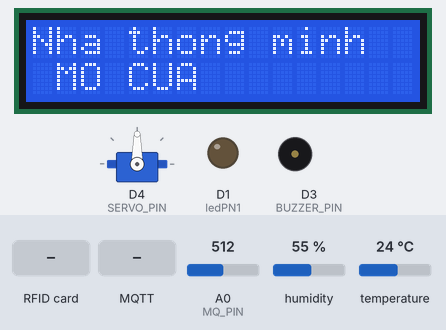
Bench run of a sketch on a simulated ESP8266 (NodeMCU). Parts: 16×2 character LCD, servo, output pins drawn as LEDs (lit = HIGH), buzzer (waves = sounding). The test bench sets the inputs (shaded band); at power-on: A0 (MQ_PIN) = 512, humidity 55 %, temperature 24 °C. WiFi joins after 1.5 s; servers stay silent unless stated; random numbers use the default seed unless the sketch sets one; no MQTT or app messages arrive unless stated; what the sketch prints to the serial monitor is not drawn.

Above: at 8.9 s.
9.0 s: RFID card C3 C1 D0 0D held to the reader
At 11.8 s:
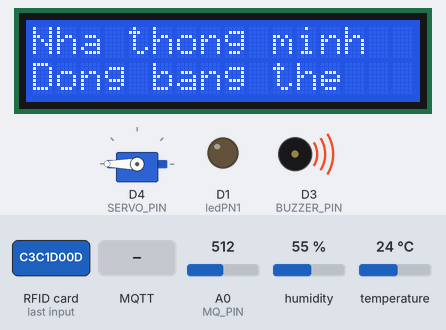
12.1 s: MQTT message "Closed" arrives on the first subscribed topic
At 14.8 s:
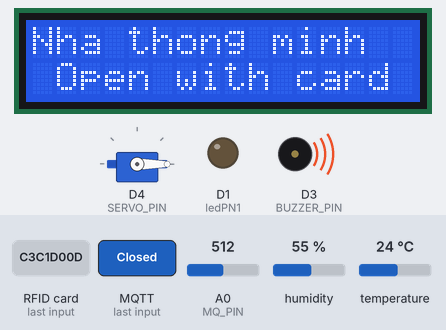
15.1 s: RFID card 5E 7A 19 C4 held to the reader
At 17.6 s:
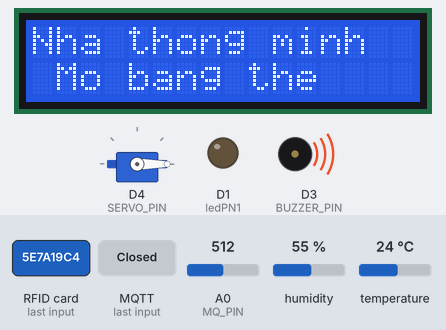
18.1 s: MQTT message "Opened" arrives on the first subscribed topic
At 20.7 s:
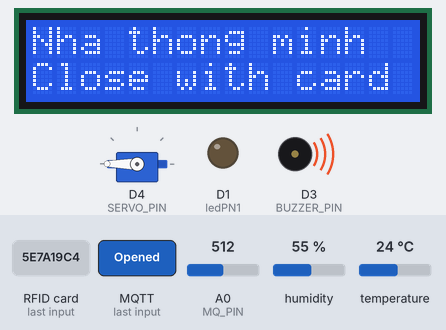
21.1 s: RFID card C3 C1 D0 0D held to the reader
At 22.5 s:
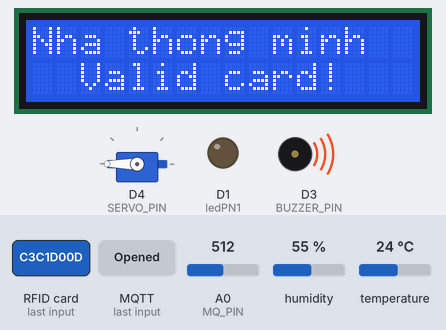
25.2 s: A0 (MQ_PIN) set to 740
28.4 s: A0 (MQ_PIN) set to 756
At 31.43 s:
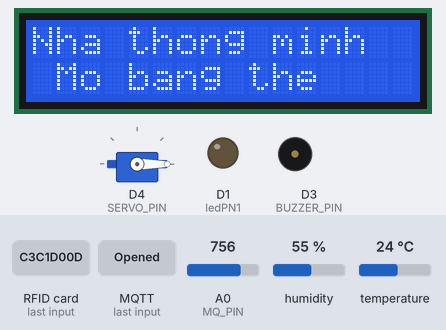
Timing chart, 0 to 38.8 s (numbered marks = the images above; inputs shaded):
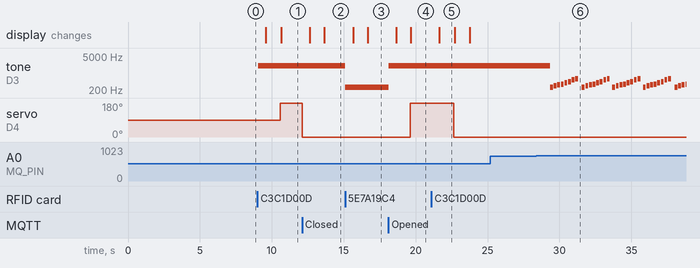

The sketch:

sketch_nov22a.ino
```cpp
#include <SPI.h>
#include <MFRC522.h>
#include <Servo.h>
#include <ESP8266WiFi.h>
#include <DHTesp.h>
#include <ArduinoJson.h>
#include <PubSubClient.h>
#include <WiFiClientSecure.h>
#include <Wire.h>
#include <LiquidCrystal_I2C.h>
/************* WiFi and MQTT Settings *************/
const char* ssid = " ";
const char* password = " ";
const char* mqtt_server = " .s2.eu.hivemq.cloud";
const char* mqtt_username = " ";
const char* mqtt_password = " ";
const int mqtt_port = 8883;

WiFiClientSecure espClient;
PubSubClient client(espClient);

/************* DHT11 Sensor Settings *************/
#define DHTpin 18  // Set DHT pin as GPIO2
DHTesp dht;

/************* Servo Settings *************/
#define SERVO_PIN D4
Servo myServo;
bool isServoTurned = false;
bool isDoorClosed = false;

/************************Hardware Related Macros************************************/
const int MQ_PIN = A0;             // define which analog input channel you are going to use
int RL_VALUE = 5;                  // define the load resistance on the board, in kilo ohms
float RO_CLEAN_AIR_FACTOR = 9.83;  // RO_CLEAR_AIR_FACTOR = (Sensor resistance in clean air) / RO

/***********************Software Related Macros************************************/
int CALIBARAION_SAMPLE_TIMES = 10;      // define how many samples you are going to take in the calibration phase
int CALIBRATION_SAMPLE_INTERVAL = 500;  // define the time interval (in milliseconds) between each sample in the calibration phase
int READ_SAMPLE_INTERVAL = 10;          // define how many samples you are going to take in normal operation
int READ_SAMPLE_TIMES = 5;              // define the time interval (in milliseconds) between each sample in normal operation

/**********************Application Related Macros**********************************/
#define GAS_LPG 0

/*****************************Globals***********************************************/
float LPGCurve[3] = { 2.3, 0.21, -0.47 };
float Ro = 10;  // Ro is initialized to 10 kilo ohms

/************* Gas Sensor Settings *************/
#define BUZZER_PIN D3
#define GAS_THRESHOLD 500

/************* RFID Settings *************/
#define SS_PIN D8
#define RST_PIN D0

MFRC522 rfid(SS_PIN, RST_PIN);
MFRC522::MIFARE_Key key;
byte nuidPICC[4];
// Mã thẻ cố định muốn kiểm tra
//byte expectedUID[] = { 0xC3, 0xC1, 0xD0, 0x0D };
/************* RFID Settings *************/
#define MAX_VALID_CARDS 5

// Array to store valid UIDs
byte validUIDs[MAX_VALID_CARDS][4] = {
  { 0xC3, 0xC1, 0xD0, 0x0D },  // Add more UIDs as needed
  // {Next UID},
  // ...
};
// Function to check if the scanned card's UID is valid
bool isValidCard(byte* scannedUID) {
  for (int i = 0; i < MAX_VALID_CARDS; i++) {
    if (memcmp(scannedUID, validUIDs[i], sizeof(validUIDs[i])) == 0) {
      return true;  // Valid card found
    }
  }
  return false;  // Scanned card is not in the list of valid cards
}
/************* Common Settings *************/
const int ledPN1 = 5;
unsigned long lastGasCheckTime = 0;
const int gasCheckInterval = 1000;

LiquidCrystal_I2C lcd(0x27, 16, 2);  //Thiết lập địa chỉ và loại LCD
String str2 = "MO CUA";

/****** root certificate *********/

static const char* root_ca PROGMEM = R"EOF(
-----BEGIN CERTIFICATE-----
MIIFazCCA1OgAwIBAgIRAIIQz7DSQONZRGPgu2OCiwAwDQYJKoZIhvcNAQELBQAw
TzELMAkGA1UEBhMCVVMxKTAnBgNVBAoTIEludGVybmV0IFNlY3VyaXR5IFJlc2Vh
cmNoIEdyb3VwMRUwEwYDVQQDEwxJU1JHIFJvb3QgWDEwHhcNMTUwNjA0MTEwNDM4
WhcNMzUwNjA0MTEwNDM4WjBPMQswCQYDVQQGEwJVUzEpMCcGA1UEChMgSW50ZXJu
ZXQgU2VjdXJpdHkgUmVzZWFyY2ggR3JvdXAxFTATBgNVBAMTDElTUkcgUm9vdCBY
MTCCAiIwDQYJKoZIhvcNAQEBBQADggIPADCCAgoCggIBAK3oJHP0FDfzm54rVygc
h77ct984kIxuPOZXoHj3dcKi/vVqbvYATyjb3miGbESTtrFj/RQSa78f0uoxmyF+
0TM8ukj13Xnfs7j/EvEhmkvBioZxaUpmZmyPfjxwv60pIgbz5MDmgK7iS4+3mX6U
A5/TR5d8mUgjU+g4rk8Kb4Mu0UlXjIB0ttov0DiNewNwIRt18jA8+o+u3dpjq+sW
T8KOEUt+zwvo/7V3LvSye0rgTBIlDHCNAymg4VMk7BPZ7hm/ELNKjD+Jo2FR3qyH
B5T0Y3HsLuJvW5iB4YlcNHlsdu87kGJ55tukmi8mxdAQ4Q7e2RCOFvu396j3x+UC
B5iPNgiV5+I3lg02dZ77DnKxHZu8A/lJBdiB3QW0KtZB6awBdpUKD9jf1b0SHzUv
KBds0pjBqAlkd25HN7rOrFleaJ1/ctaJxQZBKT5ZPt0m9STJEadao0xAH0ahmbWn
OlFuhjuefXKnEgV4We0+UXgVCwOPjdAvBbI+e0ocS3MFEvzG6uBQE3xDk3SzynTn
jh8BCNAw1FtxNrQHusEwMFxIt4I7mKZ9YIqioymCzLq9gwQbooMDQaHWBfEbwrbw
qHyGO0aoSCqI3Haadr8faqU9GY/rOPNk3sgrDQoo//fb4hVC1CLQJ13hef4Y53CI
rU7m2Ys6xt0nUW7/vGT1M0NPAgMBAAGjQjBAMA4GA1UdDwEB/wQEAwIBBjAPBgNV
HRMBAf8EBTADAQH/MB0GA1UdDgQWBBR5tFnme7bl5AFzgAiIyBpY9umbbjANBgkq
hkiG9w0BAQsFAAOCAgEAVR9YqbyyqFDQDLHYGmkgJykIrGF1XIpu+ILlaS/V9lZL
ubhzEFnTIZd+50xx+7LSYK05qAvqFyFWhfFQDlnrzuBZ6brJFe+GnY+EgPbk6ZGQ
3BebYhtF8GaV0nxvwuo77x/Py9auJ/GpsMiu/X1+mvoiBOv/2X/qkSsisRcOj/KK
NFtY2PwByVS5uCbMiogziUwthDyC3+6WVwW6LLv3xLfHTjuCvjHIInNzktHCgKQ5
ORAzI4JMPJ+GslWYHb4phowim57iaztXOoJwTdwJx4nLCgdNbOhdjsnvzqvHu7Ur
TkXWStAmzOVyyghqpZXjFaH3pO3JLF+l+/+sKAIuvtd7u+Nxe5AW0wdeRlN8NwdC
jNPElpzVmbUq4JUagEiuTDkHzsxHpFKVK7q4+63SM1N95R1NbdWhscdCb+ZAJzVc
oyi3B43njTOQ5yOf+1CceWxG1bQVs5ZufpsMljq4Ui0/1lvh+wjChP4kqKOJ2qxq
4RgqsahDYVvTH9w7jXbyLeiNdd8XM2w9U/t7y0Ff/9yi0GE44Za4rF2LN9d11TPA
mRGunUHBcnWEvgJBQl9nJEiU0Zsnvgc/ubhPgXRR4Xq37Z0j4r7g1SgEEzwxA57d
emyPxgcYxn/eR44/KJ4EBs+lVDR3veyJm+kXQ99b21/+jh5Xos1AnX5iItreGCc=
-----END CERTIFICATE-----
)EOF";

/************* Helper Functions *************/
void setup_wifi() {
  delay(10);
  Serial.print("\nConnecting to ");
  Serial.println(ssid);

  WiFi.mode(WIFI_STA);
  WiFi.begin(ssid, password);

  while (WiFi.status() != WL_CONNECTED) {
    delay(500);
    Serial.print(".");
  }
  randomSeed(micros());
  Serial.println("\nWiFi connected\nIP address: ");
  Serial.println(WiFi.localIP());
}

void reconnect() {
  while (!client.connected()) {
    Serial.print("Attempting MQTT connection...");
    String clientId = "ESP8266Client-";
    clientId += String(random(0xffff), HEX);

    if (client.connect(clientId.c_str(), mqtt_username, mqtt_password)) {
      Serial.println("connected");

      client.subscribe("SMH-001/door_state/MAIN_DOOR");


    } else {
      Serial.print("failed, rc=");
      Serial.print(client.state());
      Serial.println(" try again in 5 seconds");
      delay(5000);
    }
  }
}

void callback(char* topic, byte* payload, unsigned int length) {
  String incomingMessage = "";
  for (int i = 0; i < length; i++) {
    incomingMessage += (char)payload[i];
  }

  Serial.println("Thông điệp đã đến [" + String(topic) + "] " + incomingMessage);

  // So sánh chủ đề nhận được với các định dạng dự kiến
  if (strcmp(topic, "NodeMCU/PN1/light_state") == 0) {
    // Xử lý khi nhận được thông điệp từ phòng ngủ PN1
    if (incomingMessage.equals("1")) {
      digitalWrite(ledPN1, HIGH);  // Thay thế 'ledPN1' bằng tên chính xác của đèn trong phòng ngủ PN1
    } else {
      digitalWrite(ledPN1, LOW);
    }
  }
    // Xử lý cho chủ đề điều khiển cửa
  if (strcmp(topic, "SMH-001/door_state/MAIN_DOOR") == 0) {

    if (incomingMessage.equals("Opened")) {
      if (isDoorClosed) {
        activateBuzzer();
        lcd.setCursor(0, 1);
        lcd.print("                ");
        lcd.setCursor(4, 1);
        lcd.print("Is open!");
        delay(1000);
        isServoTurned = !isServoTurned;
        myServo.write(180);  // Mở cửa khi có yêu cầu và cửa đang đóng

        isDoorClosed = false;  // Cập nhật trạng thái cửa là đã mở
        lcd.setCursor(0, 1);
        lcd.print("                ");
        //scrollMessage(1, str2, 250, 16);
        lcd.setCursor(0, 1);
        lcd.print("Close with card");
      } else {
        activateBuzzer();
        Serial.println("Cua dang mo hoac da duoc mo boi yeu cau truoc do");
      }
    } else if (incomingMessage.equals("Closed")) {
      if (!isDoorClosed) {

        isServoTurned = !isServoTurned;
        myServo.write(0);  // Đóng cửa khi có yêu cầu và cửa đang mở
        activateBuzzer();
        isDoorClosed = true;  // Cập nhật trạng thái cửa là đã đóng
        lcd.setCursor(0, 1);
        lcd.print("                ");
        lcd.setCursor(3, 1);
        lcd.print("Closed!");
        delay(1000);

        lcd.setCursor(0, 1);
        lcd.print("                ");
        //scrollMessage(1, str2, 250, 16);
        lcd.setCursor(1, 1);
        lcd.print("Open with card");
      } else {
        activateBuzzer();
        Serial.println("Cua dang dong hoac da duoc dong boi yeu cau truoc do");
      }
    } else {
      Serial.println("Lenh khong hop le cho cua");
    }
  }
}


void publishMessage(const char* topic, String payload, boolean retained) {
  if (client.publish(topic, payload.c_str(), true))
    Serial.println("Message publised [" + String(topic) + "]: " + payload);
}

void activateFireAlarm() {
  // Giai điệu cảnh báo cháy
  int fireMelody[] = { 262, 294, 330, 349, 392, 440, 523, 587 };

  // Thời lượng tương ứng với mỗi nốt nhạc (milliseconds)
  int noteDurations[] = { 200, 200, 200, 200, 200, 200, 200, 200 };

  // Chạy qua mỗi nốt nhạc trong giai điệu
  for (int i = 0; i < 8; i++) {
    int noteDuration = noteDurations[i];
    tone(BUZZER_PIN, fireMelody[i], noteDuration);

    // Đợi một khoảng thời gian trước khi chuyển sang nốt nhạc tiếp theo
    delay(noteDuration + 50);

    // Tắt còi
    noTone(BUZZER_PIN);
  }
}


void activateBuzzer() {
  tone(BUZZER_PIN, 2000);
  delay(500);
  noTone(BUZZER_PIN);
}
void activateBuzzer2() {
  tone(BUZZER_PIN, 262);
  delay(500);
  noTone(BUZZER_PIN);
}
void scrollMessage(int row, String message, int delayTime, int totalColumns) {
  for (int i = 0; i < totalColumns; i++) {
    message = " " + message;
  }
  message = message + " ";
  for (int position = 0; position < message.length(); position++) {
    lcd.setCursor(0, row);
    lcd.print(message.substring(position, position - totalColumns));
    delay(delayTime);
  }
}

void setup() {
  pinMode(BUZZER_PIN, OUTPUT);
  digitalWrite(BUZZER_PIN, LOW);

  dht.setup(DHTpin, DHTesp::DHT11);
  pinMode(ledPN1, OUTPUT);
  Serial.begin(9600);

  Wire.begin(D2, D1);             //Thiết lập chân kết nối I2C (SDA,SCL);
  lcd.init();                     //Khởi tạo LCD
  lcd.clear();                    //Xóa màn hình
  lcd.backlight();                //Bật đèn nền
  lcd.setCursor(0, 0);            //Đặt vị trí muốn hiển thị ô thứ 1 trên dòng 1
  lcd.write(0);                   //Ghi byte 0 ra vị trí ô thứ 1 trên dòng 1
  lcd.setCursor(0, 0);            //Đặt vị trí ở ô thứ 3 trên dòng 1
  lcd.print("Nha thong minh");  //Ghi đoạn text "Welcom to"
  lcd.setCursor(1, 1);            //Đặt vị trí ở ô thứ 1 trên dòng 2
  //scrollMessage(1, str2, 250, 16);
  lcd.print(str2);
  while (!Serial) delay(1);
  setup_wifi();
  delay(1000);
  Ro = MQCalibration(MQ_PIN);

#ifdef ESP8266
  espClient.setInsecure();
#else
  espClient.setCACert(root_ca);
#endif

  client.setServer(mqtt_server, mqtt_port);
  client.setCallback(callback);

  SPI.begin();
  rfid.PCD_Init();
  Serial.println();
  Serial.print(F("Reader: "));
  rfid.PCD_DumpVersionToSerial();

  for (byte i = 0; i < 6; i++) {
    key.keyByte[i] = 0xFF;
  }
  Serial.println();
  Serial.println(F("This code scans the MIFARE Classic NUID."));
  Serial.print(F("Using the following key: "));
  printHex(key.keyByte, MFRC522::MF_KEY_SIZE);

  myServo.attach(SERVO_PIN);
}
void printHex(byte* buffer, byte bufferSize) {
  for (byte i = 0; i < bufferSize; i++) {
    Serial.print(buffer[i] < 0x10 ? " 0" : " ");
    Serial.print(buffer[i], HEX);
  }
  Serial.println();
}
void printDec(byte* buffer, byte bufferSize) {
  for (byte i = 0; i < bufferSize; i++) {
    Serial.print(buffer[i] < 0x10 ? " 0" : " ");
    Serial.print(buffer[i], DEC);
  }
  Serial.println();
}

unsigned long lastDHTReadTime = 0;
const int dhtReadInterval = 5000;  // Đọc dữ liệu DHT mỗi 5 giây
bool gasAlertSent = false;

void publishDoorEvent(bool isOpen, String cardID) {
  DynamicJsonDocument doorEvent(128);
  doorEvent["home_id"] = "SMH-001";
  doorEvent["door_id"] = "MAIN_DOOR";
  doorEvent["status"] = isOpen ? "Opened" : "Closed";
  doorEvent["card_id"] = cardID;
  char doorEventMessage[128];
  serializeJson(doorEvent, doorEventMessage);
  publishMessage("door_data", doorEventMessage, true);
}

void loop() {
  if (!client.connected()) reconnect();
  client.loop();

  unsigned long loopMillis = millis();  // Thay đổi tên biến thành loopMillis

  if (loopMillis - lastDHTReadTime >= dhtReadInterval) {
    lastDHTReadTime = loopMillis;

    float humidity = dht.getHumidity();
    float temperature = dht.getTemperature();

    DynamicJsonDocument doc(1024);
    doc["home_id"] = "SMH-001";
    doc["dhtid"] = "DHT11_S";
    doc["humidity"] = humidity;
    doc["temperature"] = temperature;

    char mqtt_message[128];
    serializeJson(doc, mqtt_message);
    publishMessage("DHT11_data", mqtt_message, true);
  }

  unsigned long currentMillis = millis();

  if (currentMillis - lastGasCheckTime >= gasCheckInterval) {
    lastGasCheckTime = currentMillis;

    int gasValue = analogRead(A0);
    long iPPM_LPG = 0;

    iPPM_LPG = MQGetGasPercentage(MQRead(MQ_PIN) / Ro, GAS_LPG);
    Serial.print("LPG Concentration: ");
    Serial.print(iPPM_LPG);
    Serial.println(" ppm");
    if (iPPM_LPG > 0) {
      activateFireAlarm();

      // Gửi thông báo lên cloud nếu chưa gửi trước đó
      if (!gasAlertSent) {
        DynamicJsonDocument gasAlert(1024);
        gasAlert["home_id"] = "SMH-001";
        gasAlert["gas_sensor_id"] = "GAS_SENSOR_S";
        gasAlert["value"] = iPPM_LPG;
        gasAlert["gasStatus"] = "1";
        char gasAlertMessage[128];
        serializeJson(gasAlert, gasAlertMessage);

        publishMessage("gas_data", gasAlertMessage, true);

        // Đánh dấu là đã gửi thông báo để tránh gửi liên tục
        gasAlertSent = true;
      } else {
        // Reset trạng thái đã gửi khi giá trị gas quay về bình thường
        DynamicJsonDocument gasData(128);
        gasData["home_id"] = "SMH-001";
        gasData["gas_sensor_id"] = "GAS_SENSOR_S";
        gasData["value"] = iPPM_LPG;
        gasData["gasStatus"] = "0";
        char gasMessage[128];
        serializeJson(gasData, gasMessage);

        publishMessage("gas_data", gasMessage, true);
      }

    } else {
      // Reset trạng thái đã gửi khi giá trị gas quay về bình thường
      DynamicJsonDocument gasData(128);
      gasData["home_id"] = "SMH-001";
      gasData["gas_sensor_id"] = "GAS_SENSOR_S";
      gasData["value"] = iPPM_LPG;
      gasData["gasStatus"] = "0";
      char gasMessage[128];
      serializeJson(gasData, gasMessage);

      publishMessage("gas_data", gasMessage, true);
      gasAlertSent = false;
    }
  }

  if (!rfid.PICC_IsNewCardPresent())
    return;

  if (!rfid.PICC_ReadCardSerial())
    return;

  Serial.print(F("PICC type: "));
  MFRC522::PICC_Type piccType = rfid.PICC_GetType(rfid.uid.sak);
  Serial.println(rfid.PICC_GetTypeName(piccType));

  if (piccType != MFRC522::PICC_TYPE_MIFARE_MINI && piccType != MFRC522::PICC_TYPE_MIFARE_1K && piccType != MFRC522::PICC_TYPE_MIFARE_4K) {
    Serial.println(F("Your tag is not of type MIFARE Classic."));
    return;
  }

  // Kiểm tra xem UID của thẻ có khớp với mã thẻ cố định không
  if (isValidCard(rfid.uid.uidByte)) {
    Serial.println(F("Correct card detected."));
    activateBuzzer();
    lcd.setCursor(0, 1);
    lcd.print("                ");
    lcd.setCursor(2, 1);
    lcd.print("Valid card!");
    delay(1000);

    String cardID = "";
    for (byte i = 0; i < 4; i++) {
      cardID += String(rfid.uid.uidByte[i], HEX);
    }
    // Chuyển trạng thái của servo
    isServoTurned = !isServoTurned;

    // Điều khiển servo dựa trên trạng thái của isServoTurned
    if (isServoTurned) {
      myServo.write(180);
      isDoorClosed = false;
      publishDoorEvent(true, cardID);  // Góc 180 độ
    } else {
      myServo.write(0);
      isDoorClosed = true;
      publishDoorEvent(false, cardID);  // Góc 0 độ
      lcd.setCursor(0, 1);
      lcd.print("                ");
      lcd.setCursor(3, 1);
      lcd.print("DA DONG!");
      delay(1000);
    }
  } else {
    activateBuzzer2();
    Serial.println(F("Incorrect card detected."));
    lcd.setCursor(0, 1);
    lcd.print("                ");
    lcd.setCursor(1, 1);
    lcd.print("Invalid card!");
    delay(1000);
  }
  if (isDoorClosed) {
    str2 = "Mo bang the";
    lcd.setCursor(0, 1);
    lcd.print("                ");
    //scrollMessage(1, str2, 250, 16);
    lcd.setCursor(1, 1);
    lcd.print(str2);

  } else {
    str2 = "Dong bang the";
    lcd.setCursor(0, 1);
    lcd.print("                ");
    lcd.setCursor(0, 1);
    lcd.print(str2);
  }


  // Lưu trữ UID cho lần quét tiếp theo
  memcpy(nuidPICC, rfid.uid.uidByte, sizeof(nuidPICC));

  // Halt PICC
  rfid.PICC_HaltA();

  // Stop encryption on PCD
  rfid.PCD_StopCrypto1();
  delay(500);
}

float MQResistanceCalculation(int raw_adc) {
  return (((float)RL_VALUE * (1023 - raw_adc) / raw_adc));
}

/***************************** MQCalibration ****************************************
Input:   mq_pin - analog channel
Output:  Ro of the sensor
Remarks: This function assumes that the sensor is in clean air. It uses
         MQResistanceCalculation to calculate the sensor resistance in clean air
         and then divides it by RO_CLEAN_AIR_FACTOR. RO_CLEAN_AIR_FACTOR is about
         10, which differs slightly between different sensors.
************************************************************************************/
float MQCalibration(int mq_pin) {
  int i;
  float val = 0;

  for (i = 0; i < CALIBARAION_SAMPLE_TIMES; i++) {
    val += MQResistanceCalculation(analogRead(mq_pin));
    delay(CALIBRATION_SAMPLE_INTERVAL);
  }
  val = val / CALIBARAION_SAMPLE_TIMES;
  val = val / RO_CLEAN_AIR_FACTOR;

  return val;
}

/*****************************  MQRead *********************************************
Input:   mq_pin - analog channel
Output:  Rs of the sensor
Remarks: This function uses MQResistanceCalculation to calculate the sensor resistance (Rs).
         The Rs changes as the sensor is in the different concentrations of the target
         gas. The sample times and the time interval between samples could be configured
         by changing the definition of the macros.
************************************************************************************/
float MQRead(int mq_pin) {
  int i;
  float rs = 0;

  for (i = 0; i < READ_SAMPLE_TIMES; i++) {
    rs += MQResistanceCalculation(analogRead(mq_pin));
    delay(READ_SAMPLE_INTERVAL);
  }

  rs = rs / READ_SAMPLE_TIMES;

  return rs;
}

/*****************************  MQGetGasPercentage **********************************
Input:   rs_ro_ratio - Rs divided by Ro
         gas_id      - target gas type
Output:  ppm of the target gas
Remarks: This function passes different curves to the MQGetPercentage function which
         calculates the ppm (parts per million) of the target gas.
************************************************************************************/
long MQGetGasPercentage(float rs_ro_ratio, int gas_id) {
  if (gas_id == GAS_LPG) {
    return MQGetPercentage(rs_ro_ratio, LPGCurve);
  }

  return 0;
}

/*****************************  MQGetPercentage **********************************
Input:   rs_ro_ratio - Rs divided by Ro
         pcurve      - pointer to the curve of the target gas
Output:  ppm of the target gas
Remarks: By using the slope and a point of the line. The x(logarithmic value of ppm)
         of the line could be derived if y(rs_ro_ratio) is provided. As it is a
         logarithmic coordinate, power of 10 is used to convert the result to non-logarithmic
         value.
************************************************************************************/
long MQGetPercentage(float rs_ro_ratio, float* pcurve) {
  return (pow(10, ((log(rs_ro_ratio) - pcurve[1]) / pcurve[2]) + pcurve[0]));
}
```

Measured:
- the behaviour switches between 747 and 748 on A0 (MQ_PIN) (found by bisection; images 5 and 6)
- after the input at 9.0 s, tone on D3 (BUZZER_PIN): silent → 2000 Hz at once; servo on D4 (SERVO_PIN): 90° → 180° after 1.6 s; the display: first changes after 0.57 s (image 1 shows a later state)
- after the input at 12.1 s, servo on D4 (SERVO_PIN): 180° → 0° at once; the display: first changes after 0.54 s (image 2 shows a later state)
- after the input at 15.1 s, tone on D3 (BUZZER_PIN): 2000 Hz → 262 Hz at once; the display: first changes after 0.55 s (image 3 shows a later state)
- after the input at 18.1 s, tone on D3 (BUZZER_PIN): 262 Hz → 2000 Hz at once; servo on D4 (SERVO_PIN): 0° → 180° after 1.5 s; the display: first changes after 0.54 s (image 4 shows a later state)
- after the input at 21.1 s, servo on D4 (SERVO_PIN): 180° → 0° after 1.6 s; the display: changes after 0.55 s (image 5)
- after the input at 25.2 s, every drawn part: stays the same
- after the input at 28.4 s, tone on D3 (BUZZER_PIN): plays 262 Hz for 0.20 s, 294 Hz for 0.20 s, 330 Hz for 0.20 s, 349 Hz for 0.20 s, 392 Hz for 0.20 s, 440 Hz for 0.20 s … (36 notes in this stretch), starting after 0.96 s
